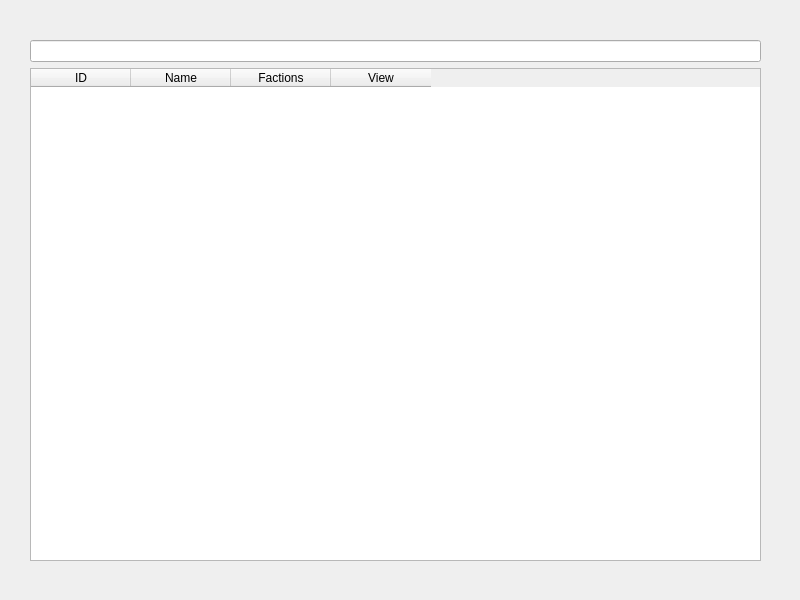
<?xml version="1.0" encoding="UTF-8"?>
<ui version="4.0">
 <class>Form</class>
 <widget class="QWidget" name="Form">
  <property name="geometry">
   <rect>
    <x>0</x>
    <y>0</y>
    <width>800</width>
    <height>600</height>
   </rect>
  </property>
  <property name="windowTitle">
   <string>Form</string>
  </property>
  <widget class="QWidget" name="">
   <property name="geometry">
    <rect>
     <x>30</x>
     <y>40</y>
     <width>731</width>
     <height>521</height>
    </rect>
   </property>
   <layout class="QVBoxLayout" name="verticalLayout">
    <item>
     <widget class="QLineEdit" name="lineEdit"/>
    </item>
    <item>
     <widget class="QTableWidget" name="tableWidget">
      <column>
       <property name="text">
        <string>ID</string>
       </property>
      </column>
      <column>
       <property name="text">
        <string>Name</string>
       </property>
      </column>
      <column>
       <property name="text">
        <string>Factions</string>
       </property>
      </column>
      <column>
       <property name="text">
        <string>View</string>
       </property>
      </column>
     </widget>
    </item>
   </layout>
  </widget>
 </widget>
 <resources/>
 <connections/>
</ui>
